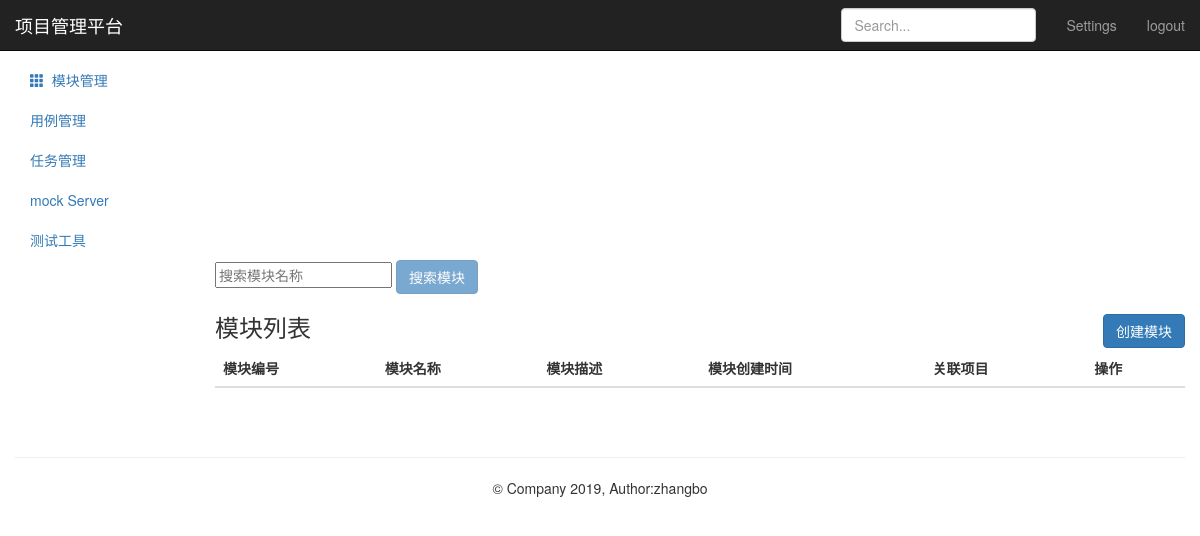
Before: /module/ (signed in) with the older database file.
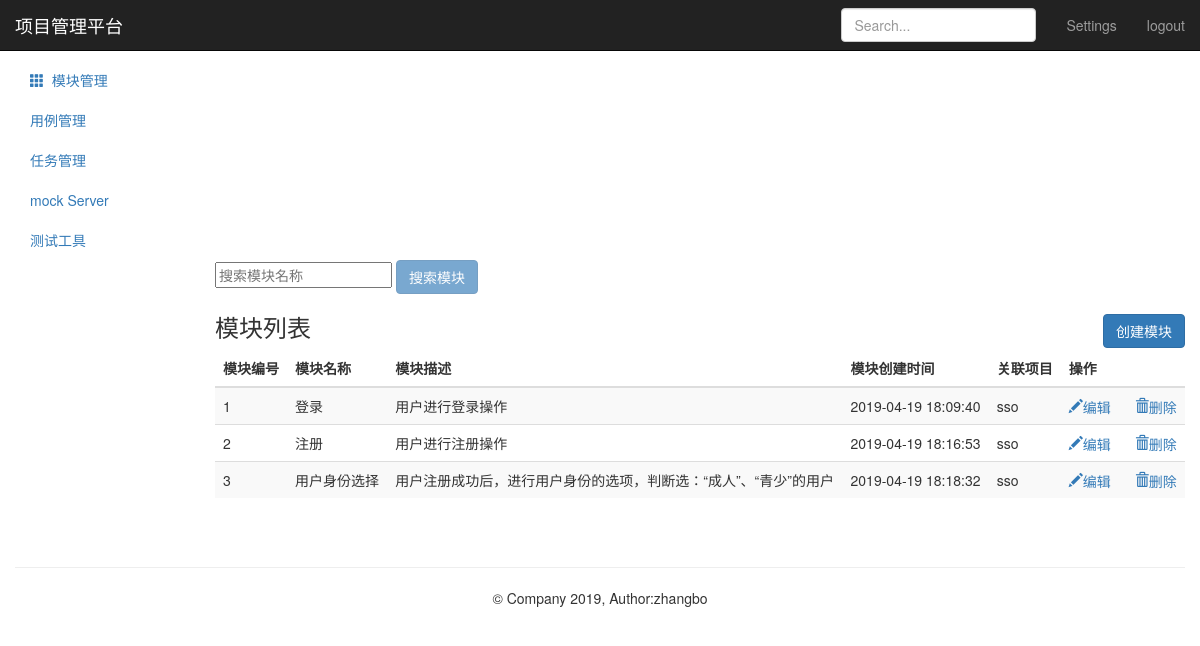
After: the same page with the newer database file.
### module_app/models.py (models this page shows, shortened)
class Module(models.Model):
      project = models.ForeignKey(Project,on_delete=models.CASCADE)
      name = models.CharField("名称",max_length=50,null=False)
      describe = models.TextField("描述",default="",max_length=50)
      create_time = models.DateTimeField(auto_now_add=True)

### project_app/models.py (models this page shows)
class Project(models.Model):
      name = models.CharField("名称",max_length=50,null=False)
      describe = models.TextField("描述",default="",max_length=50)
      status = models.BooleanField("状态",default=1)
      update_time = models.DateTimeField(auto_now=True)
      create_time = models.DateTimeField(auto_now_add=True)
      def __str__(self):
            return self.name

### module_app/views.py (the view)
# urls.py: path('' ,views.moduel_manage),
@login_required
def moduel_manage(request):
    if request.method == "GET":
        module_all = Module.objects.all()
        return render(request,"module.html",{"modules":module_all,"type":"list"})

### templates/module.html (shortened to what this page needs)
{% extends "base.html" %}
{% block base %}
    <nav class="navbar navbar-inverse navbar-fixed-top">
        <div class="container-fluid">
            <div class="navbar-header">
                <a class="navbar-brand" href="#">项目管理平台</a>
            </div>
            <div id="navbar" class="navbar-collapse collapse">
                <ul class="nav navbar-nav navbar-right">
                    <li><a href="#">Settings</a></li>
                    <li><a href="/logout/">logout</a></li>
                </ul>
                <form class="navbar-form navbar-right">
                    <input type="text" class="form-control" placeholder="Search...">
                </form>
            </div>
        </div>
    </nav>
    <div class="container-fluid">
        <div class="row">
            <div class="col-sm-3 col-md-2 sidebar">
                <ul class="nav nav-sidebar">
                    <li>
                        <a href="/project/">
                        </a>
                    </li>
                    <li class="active">
                        <a href="/module/">
                            <i class="glyphicon glyphicon-th"></i>&nbsp;&nbsp;模块管理
                        </a>
                    </li>
                </ul>
                <ul class="nav nav-sidebar">
                    <li><a href="">用例管理</a></li>
                    <li><a href="">任务管理</a></li>
                </ul>
                <ul class="nav nav-sidebar">
                    <li><a href="">mock Server</a></li>
                    <li><a href="">测试工具</a></li>
                </ul>
            </div>
            <div class="col-sm-9 col-sm-offset-3 col-md-10 col-md-offset-2 main">
                {% if type == "list" %}
                <form class="module" method="post" name="module-page" action="search/">
                    <input  type="text" name="search-module" placeholder="搜索模块名称">
                    <button class="btn btn-primary" type="submit" disabled="disabled">搜索模块</button>
                </form>
                <h3 class="sub-header">模块列表
                    <button class="btn btn-primary" name="submit" style="float:right;"
                            onclick="location.href='/module/add_module/'">创建模块</button>
                </h3>
                <div class="table-responsive">
                    <table class="table table-striped">
                        <thead>
                            <tr>
                                <th>模块编号</th>
                                <th>模块名称</th>
                                <th>模块描述</th>
                                <th>模块创建时间</th>
                                <th>关联项目</th>
                                <th>操作</th>
                            </tr>
                        </thead>
                        <tbody>
                            {% for module in modules %}
                            <tr>
                                  <td>{{ module.id}}</td>
                                  <td>{{ module.name}}</td>
                                  <td>{{ module.describe}}</td>
                                  <td>{{ module.create_time | date:"Y-m-d H:i:s" }}</td>
                                  <td>{{ module.project}}</td>
                                  <td>
                                      <a href="/module/edit_module/{{ module.id }}/">
                                          <i class="glyphicon glyphicon-pencil">编辑</i>
                                      </a>
                                      <a href="/module/delete_module/{{ module.id }}/" style="margin-left:20px;">
                                          <i class="glyphicon glyphicon-trash">删除</i>
                                      </a>
                                  </td>
                            </tr>
                            {% endfor %}
                        </tbody>
                    </table>
                </div>
                {% endif %}
            </div>
      </div>
    </div>
{% endblock %}

### templates/base.html (shortened to what this page needs)
<!DOCTYPE html>
<html lang="en">
<head>
    <link href="https://cdn.bootcss.com/bootstrap/3.3.7/css/bootstrap.min.css" rel="stylesheet">
    <link href="https://v3.bootcss.com/examples/dashboard/dashboard.css" rel="stylesheet">
</head>
<body>
{% block base %}
{% endblock %}
    <div class="container theme-showcase" role="main" style="text-align: center;width: auto">
       <div class="page-header"></div>
       <footer class="footer">
         <p>&copy; Company 2019, Author:zhangbo</p>
       </footer>
    </div>
</body>
</html>

Changed rows visible on the page:
added Module: id "1", name "登录", describe "用户进行登录操作", create_time "2019-04-19 18:09:40", project "sso"
added Module: id "2", name "注册", describe "用户进行注册操作", create_time "2019-04-19 18:16:53", project "sso"
added Module: id "3", name "用户身份选择", describe "用户注册成功后，进行用户身份的选项，判断选：“成人”、“青少”的用户", create_time "2019-04-19 18:18:32", project "sso"
